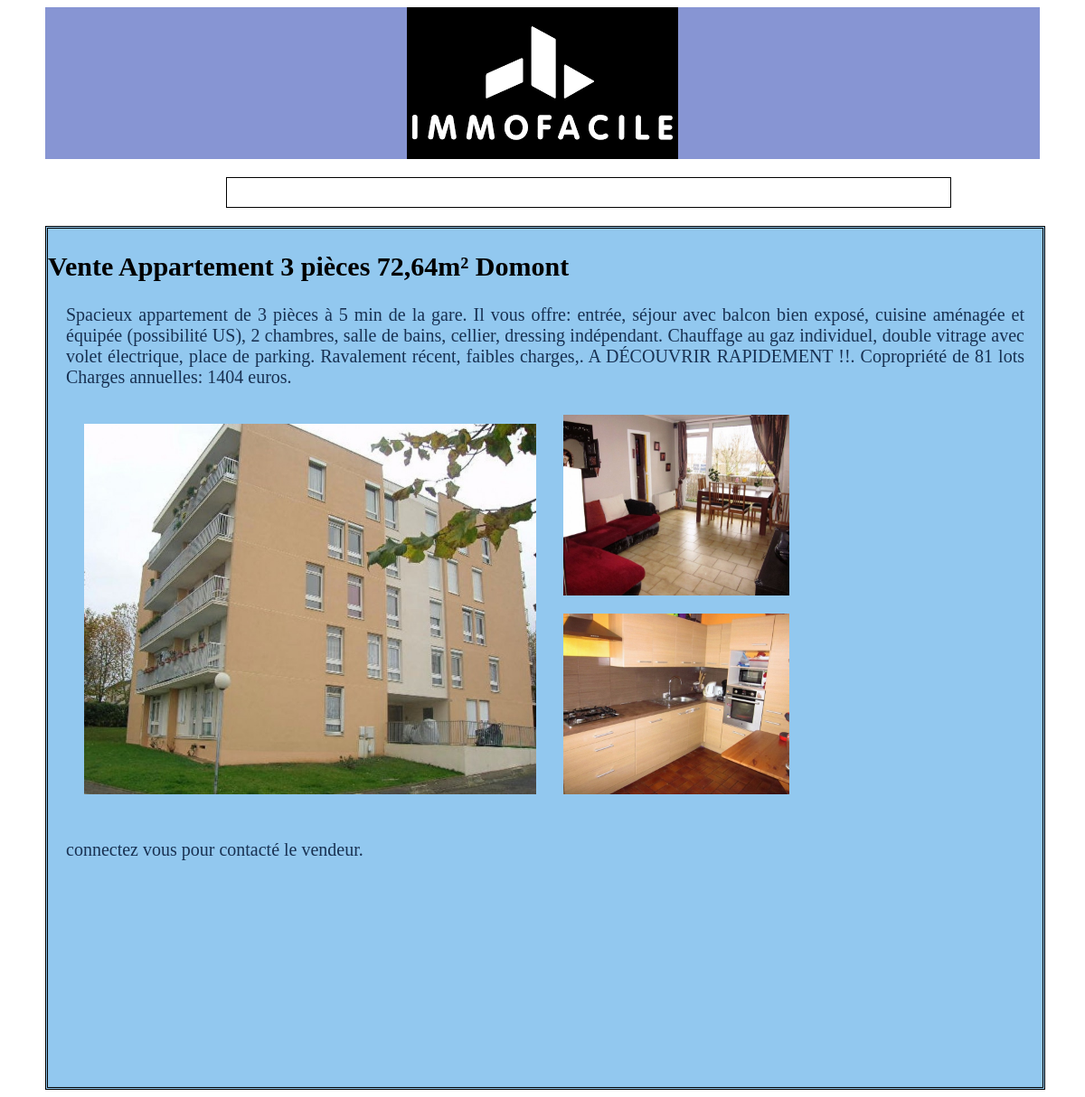
The app's page /a.php?id=4 with its own data.
### tables this page shows
CREATE TABLE `annonce` (
  `id_a` int(11) NOT NULL,
  `titre` varchar(50) NOT NULL,
  `description` text,
  `date_a` date DEFAULT NULL,
  `prix` decimal(10,0) DEFAULT NULL,
  `commune` varchar(255) DEFAULT NULL,
  `nbpiece` int(11) DEFAULT NULL,
  `surface` varchar(11) NOT NULL,
  `p1` varchar(255) NOT NULL,
  `p2` varchar(255) NOT NULL,
  `p3` varchar(255) NOT NULL,
  `p4` varchar(255) NOT NULL,
  `id_c` int(11) DEFAULT NULL
);

### a.php (the view, shortened to what this page needs)
<?php include("headerIMMO.php"); ?>
<div class="colonne3">
<?php
			$id_a = $_GET['id'];
			$requete = $bdd->query("SELECT * FROM annonce WHERE id_a=$id_a") ;
			while($reponse = $requete->fetch())
			{
				if( isset ($_SESSION['connecte']))
				{
					echo"<h2>".$reponse['titre']."</h2>";
					echo "<p>".$reponse['description']."<p>";
					echo "<a class='zoombox zgallery1' href=".$reponse['p1']."><img src=".$reponse['p1']." class='image '></a> ";
					echo "<a class='zoombox zgallery1' href=".$reponse['p2']."><img src=".$reponse['p2']." class='image3 '></a> ";
					echo "<a class='zoombox zgallery1' href=".$reponse['p3']."><img src=".$reponse['p3']." class='image4 '></a> ";
					echo
					"<form method='post' action='#'>
					<textarea name='texte' id='ckeditor' ></textarea>
					<input type='submit' name='submit'>
					</form>
					<script src='http://cdn.ckeditor.com/4.5.11/basic/ckeditor.js'></script>
					<script> CKEDITOR.replace('ckeditor'); </script>";
					if(isset($_POST['submit']) )
						{
							$texte=$_POST['texte'];
							$requete = $bdd->query("INSERT INTO commentaire (post) VALUES('".$texte."')");
						}
				}
				else
				{
					echo"<h2>".$reponse['titre']."</h2>";
					echo "<p>".$reponse['description']."<p>";
					echo "<img src=".$reponse['p1']." class='image '> ";
					echo "<img src=".$reponse['p2']." class='image3 '> ";
					echo "<img src=".$reponse['p3']." class='image4 '> ";
					echo "<p class='bas'>connectez vous pour contacté le vendeur.</p>";
				}
			}
?>
</div>
<?php include("footerIMMO.php");?>

### style.css (style rules this page uses)
body { text-decoration:none; background:url(img/fond.jpg) no-repeat; }
.colonne3 { width:100%; height:950px; border: 3px black double ; color: black; font-size:20px; text-decoration:none; background:#92c8ef; }
.image { width:300px;height:150px;padding:20px;float:left; }
.image { width:500px;height:410px; }
.image3 { width:250px;height:200px;margin:10px; }
.image4 { width:250px;height:200px;margin:10px; }
.bas { float:left; padding-right:400px; display:block; }
p { text-align:justify; margin-left:20px; margin-right:20px; color:#183152; }

### records on screen
annonce: titre "Vente Appartement 3 pièces 72,64m² Domont", description "Spacieux appartement de 3 pièces à 5 min de la gare. Il vous offre: entrée, séjour avec balcon bien exposé, cuisine aménagée et équipée (possibilité US), 2 chambres, salle de bains, cellier, dressing indépendant. Chauffage au gaz individuel, double vitrage avec volet électrique, place de parking. Ravalement récent, faibles charges,. A DÉCOUVRIR RAPIDEMENT !!. Copropriété de 81 lots Charges annuelles: 1404 euros.", p1 (picture), p2 (picture), p3 (picture)
